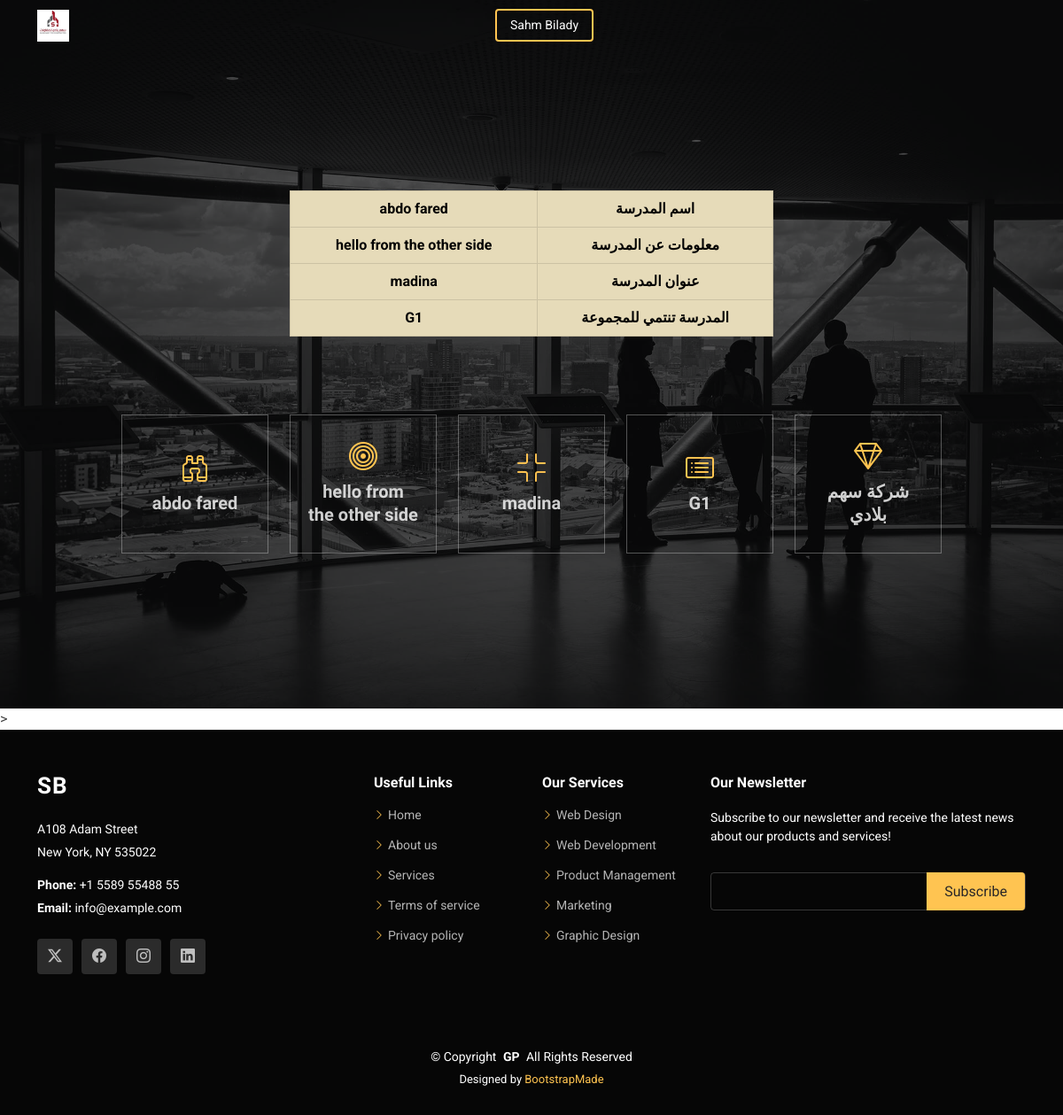
Page /schools/index/2/ on the earlier database version.
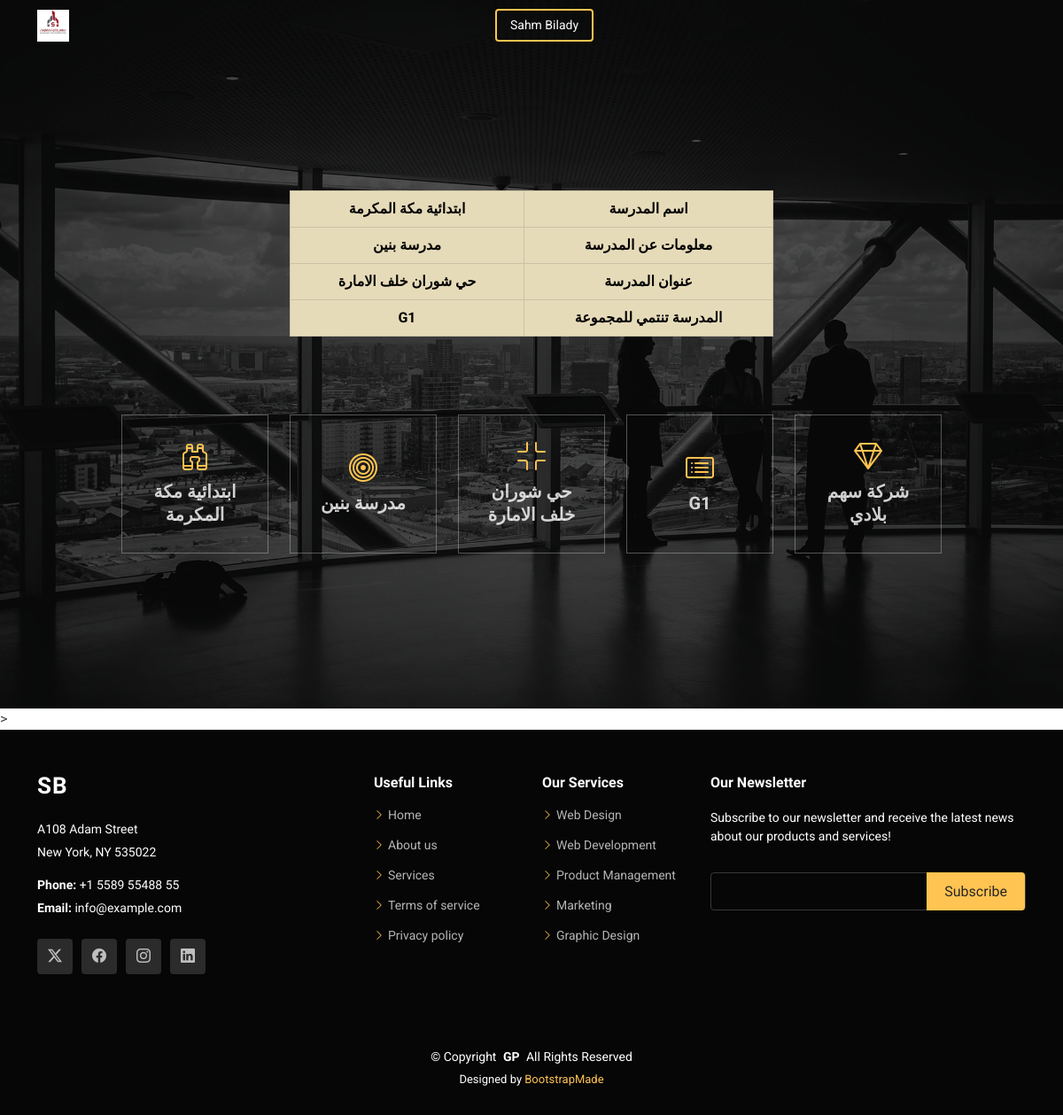
Same page on the later database version.
### Schools/models.py (models this page shows)
class School (models.Model):
    school_group=models.CharField(max_length=10,null=True, blank=True)
    name = models.CharField(max_length=50)
    description=models.CharField(max_length=500)
    address=models.CharField(max_length=500,null=True, blank=True)

### Schools/views.py (the view)
# urls.py: path('index/<int:id>/', index,name='index.html'),
def index(request,id):
    school=School.objects.get(id=id)
    return render(request, 'index.html',{'school':school})

### Schools/templates/index.html (shortened to what the changed rows need)
{% load static %}
<!DOCTYPE html>
<html lang="en">
<head>
  <link href='{% static "assets/vendor/bootstrap/css/bootstrap.min.css" %}' rel="stylesheet">
  <link href='{% static "assets/vendor/bootstrap-icons/bootstrap-icons.css" %}'rel="stylesheet">
  <link href='{% static "assets/vendor/aos/aos.css"%}' rel="stylesheet">
  <link href='{% static "assets/vendor/swiper/swiper-bundle.min.css"%}' rel="stylesheet">
  <link href='{% static "assets/vendor/glightbox/css/glightbox.min.css"%}' rel="stylesheet">
  <link href='{% static "assets/css/main.css"%}' rel="stylesheet">
</head>
<body class="index-page">
  <main class="main">
    <section id="hero" class="hero section dark-background">
      <div class="container">
        <div class="row justify-content-center text-center" data-aos="fade-up" data-aos-delay="100">
          <div class="col-xl-6 col-lg-8">
            <table class="table table-bordered table-warning table-active ">
<tbody class="bg-black">
  <tr>
    <th class=""> {{school.name}}</th>
    <th> اسم المدرسة </th>
  </tr>
  <tr>
    <th> {{school.description}}</th>
    <th> معلومات عن المدرسة </th>
  </tr>
  <tr>
    <th> {{school.address}}</th>
    <th> عنوان المدرسة </th>
  </tr>
  <tr>
    <th> {{school.school_group}}</th>
    <th>المدرسة تنتمي للمجموعة </th>
  </tr>
</tbody>
            </table>
          </div>
        </div>
        <div class="row gy-4 mt-5 justify-content-center" data-aos="fade-up" data-aos-delay="200">
          <div class="col-xl-2 col-md-4" data-aos="fade-up" data-aos-delay="300">
            <div class="icon-box">
              <h3><a href="">{{school.name}} </a></h3>
            </div>
          </div>
          <div class="col-xl-2 col-md-4" data-aos="fade-up" data-aos-delay="400">
            <div class="icon-box">
              <h3><a href="">{{school.description}} </a></h3>
            </div>
          </div>
          <div class="col-xl-2 col-md-4" data-aos="fade-up" data-aos-delay="500">
            <div class="icon-box">
              <h3><a href="">{{school.address}} </a></h3>
            </div>
          </div>
          <div class="col-xl-2 col-md-4" data-aos="fade-up" data-aos-delay="600">
            <div class="icon-box">
              <h3><a href="">{{school.school_group}} </a></h3>
            </div>
          </div>
        </div>
      </div>
    </section>
  </main>
</body>
</html>

Differences in the rows shown:
changed School: name "abdo fared" → "ابتدائية مكة المكرمة"; description "hello from the other side" → "مدرسة بنين"; address "madina" → "حي شوران خلف الامارة"
